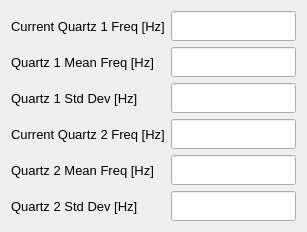
          <widget class="QWidget" name="experimentTab">
           <attribute name="title">
            <string>Experiment</string>
           </attribute>
           <layout class="QVBoxLayout" name="verticalLayout_13">
            <item>
             <layout class="QHBoxLayout" name="horizontalLayout_10" stretch="8,0">
              <item>
               <widget class="QLabel" name="freqLcdLabel">
                <property name="font">
                 <font>
                  <pointsize>10</pointsize>
                 </font>
                </property>
                <property name="text">
                 <string>Current Quartz 1 Freq [Hz]</string>
                </property>
               </widget>
              </item>
              <item>
               <widget class="QLineEdit" name="currFreqValLine">
                <property name="minimumSize">
                 <size>
                  <width>0</width>
                  <height>30</height>
                 </size>
                </property>
                <property name="maximumSize">
                 <size>
                  <width>182</width>
                  <height>30</height>
                 </size>
                </property>
                <property name="font">
                 <font>
                  <pointsize>10</pointsize>
                 </font>
                </property>
                <property name="text">
                 <string/>
                </property>
                <property name="alignment">
                 <set>Qt::AlignRight|Qt::AlignTrailing|Qt::AlignVCenter</set>
                </property>
                <property name="readOnly">
                 <bool>true</bool>
                </property>
               </widget>
              </item>
             </layout>
            </item>
            <item>
             <layout class="QHBoxLayout" name="horizontalLayout_12" stretch="8,0">
              <item>
               <widget class="QLabel" name="freqMeanLabel">
                <property name="font">
                 <font>
                  <pointsize>10</pointsize>
                 </font>
                </property>
                <property name="text">
                 <string>Quartz 1 Mean Freq [Hz]</string>
                </property>
               </widget>
              </item>
              <item>
               <widget class="QLineEdit" name="meanFreqValLine">
                <property name="minimumSize">
                 <size>
                  <width>0</width>
                  <height>30</height>
                 </size>
                </property>
                <property name="maximumSize">
                 <size>
                  <width>182</width>
                  <height>30</height>
                 </size>
                </property>
                <property name="font">
                 <font>
                  <pointsize>10</pointsize>
                 </font>
                </property>
                <property name="text">
                 <string/>
                </property>
                <property name="alignment">
                 <set>Qt::AlignRight|Qt::AlignTrailing|Qt::AlignVCenter</set>
                </property>
                <property name="readOnly">
                 <bool>true</bool>
                </property>
               </widget>
              </item>
             </layout>
            </item>
            <item>
             <layout class="QHBoxLayout" name="horizontalLayout_14" stretch="8,0">
              <item>
               <widget class="QLabel" name="freqVarLabel">
                <property name="font">
                 <font>
                  <pointsize>10</pointsize>
                 </font>
                </property>
                <property name="text">
                 <string>Quartz 1 Std Dev [Hz]</string>
                </property>
               </widget>
              </item>
              <item>
               <widget class="QLineEdit" name="stdDevFreqValLine">
                <property name="minimumSize">
                 <size>
                  <width>0</width>
                  <height>30</height>
                 </size>
                </property>
                <property name="maximumSize">
                 <size>
                  <width>182</width>
                  <height>30</height>
                 </size>
                </property>
                <property name="font">
                 <font>
                  <pointsize>10</pointsize>
                 </font>
                </property>
                <property name="text">
                 <string/>
                </property>
                <property name="alignment">
                 <set>Qt::AlignRight|Qt::AlignTrailing|Qt::AlignVCenter</set>
                </property>
                <property name="readOnly">
                 <bool>true</bool>
                </property>
               </widget>
              </item>
             </layout>
            </item>
            <item>
             <layout class="QHBoxLayout" name="horizontalLayout_15" stretch="8,0">
              <item>
               <widget class="QLabel" name="freq1LcdLabel">
                <property name="font">
                 <font>
                  <pointsize>10</pointsize>
                 </font>
                </property>
                <property name="text">
                 <string>Current Quartz 2 Freq [Hz]</string>
                </property>
               </widget>
              </item>
              <item>
               <widget class="QLineEdit" name="currFreq1ValLine">
                <property name="sizePolicy">
                 <sizepolicy hsizetype="Expanding" vsizetype="Fixed">
                  <horstretch>0</horstretch>
                  <verstretch>0</verstretch>
                 </sizepolicy>
                </property>
                <property name="minimumSize">
                 <size>
                  <width>0</width>
                  <height>30</height>
                 </size>
                </property>
                <property name="maximumSize">
                 <size>
                  <width>182</width>
                  <height>30</height>
                 </size>
                </property>
                <property name="font">
                 <font>
                  <pointsize>10</pointsize>
                 </font>
                </property>
                <property name="text">
                 <string/>
                </property>
                <property name="alignment">
                 <set>Qt::AlignRight|Qt::AlignTrailing|Qt::AlignVCenter</set>
                </property>
                <property name="readOnly">
                 <bool>true</bool>
                </property>
               </widget>
              </item>
             </layout>
            </item>
            <item>
             <layout class="QHBoxLayout" name="horizontalLayout_13" stretch="8,0">
              <item>
               <widget class="QLabel" name="freq1MeanLabel">
                <property name="font">
                 <font>
                  <pointsize>10</pointsize>
                 </font>
                </property>
                <property name="text">
                 <string>Quartz 2 Mean Freq [Hz]</string>
                </property>
               </widget>
              </item>
              <item>
               <widget class="QLineEdit" name="meanFreq1ValLine">
                <property name="minimumSize">
                 <size>
                  <width>0</width>
                  <height>30</height>
                 </size>
                </property>
                <property name="maximumSize">
                 <size>
                  <width>182</width>
                  <height>30</height>
                 </size>
                </property>
                <property name="font">
                 <font>
                  <pointsize>10</pointsize>
                 </font>
                </property>
                <property name="text">
                 <string/>
                </property>
                <property name="alignment">
                 <set>Qt::AlignRight|Qt::AlignTrailing|Qt::AlignVCenter</set>
                </property>
                <property name="readOnly">
                 <bool>true</bool>
                </property>
               </widget>
              </item>
             </layout>
            </item>
            <item>
             <layout class="QHBoxLayout" name="horizontalLayout_16" stretch="8,0">
              <item>
               <widget class="QLabel" name="freq1VarLabel">
                <property name="font">
                 <font>
                  <pointsize>10</pointsize>
                 </font>
                </property>
                <property name="text">
                 <string>Quartz 2 Std Dev [Hz]</string>
                </property>
               </widget>
              </item>
              <item>
               <widget class="QLineEdit" name="stdDevFreq1ValLine">
                <property name="minimumSize">
                 <size>
                  <width>0</width>
                  <height>30</height>
                 </size>
                </property>
                <property name="maximumSize">
                 <size>
                  <width>182</width>
                  <height>30</height>
                 </size>
                </property>
                <property name="font">
                 <font>
                  <pointsize>10</pointsize>
                 </font>
                </property>
                <property name="text">
                 <string/>
                </property>
                <property name="alignment">
                 <set>Qt::AlignRight|Qt::AlignTrailing|Qt::AlignVCenter</set>
                </property>
                <property name="readOnly">
                 <bool>true</bool>
                </property>
               </widget>
              </item>
             </layout>
            </item>
           </layout>
          </widget>
